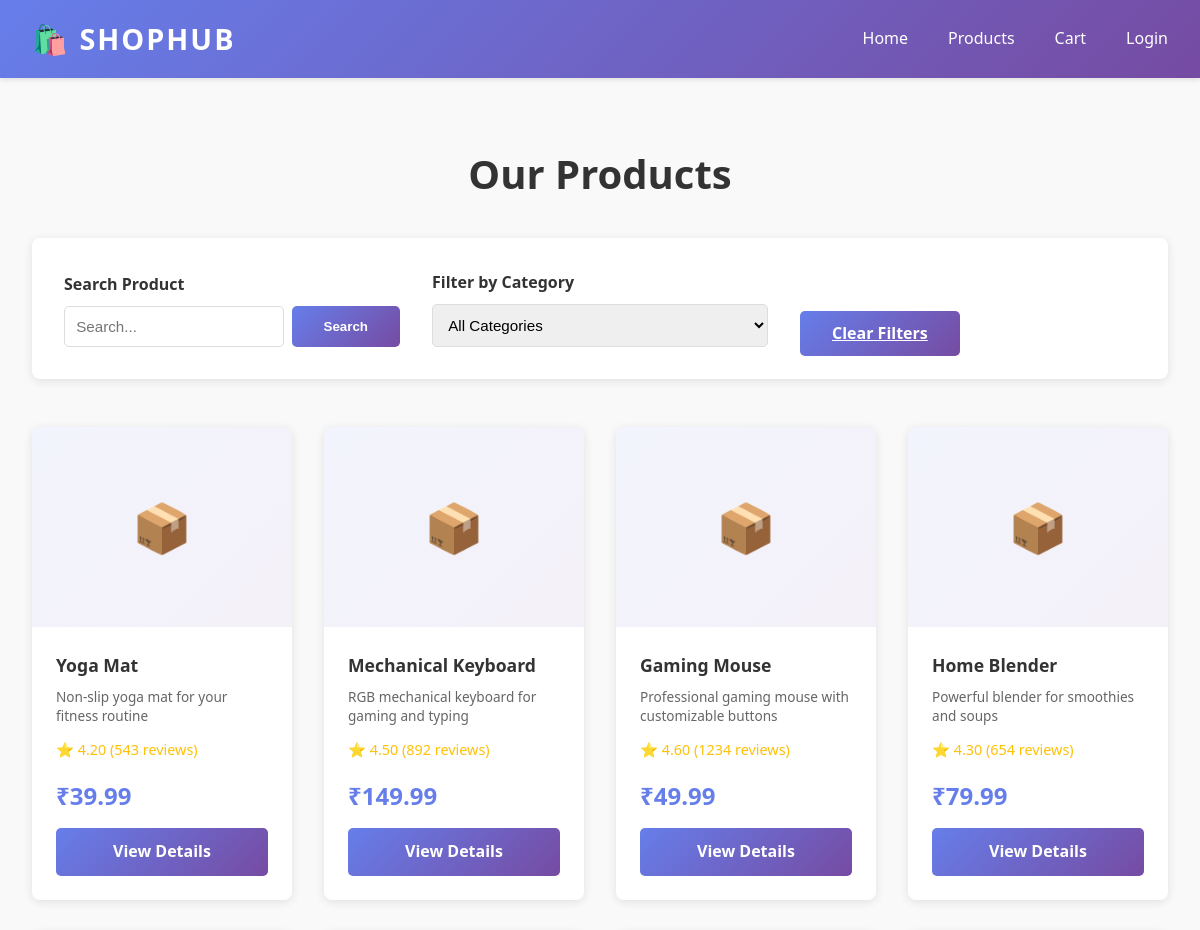
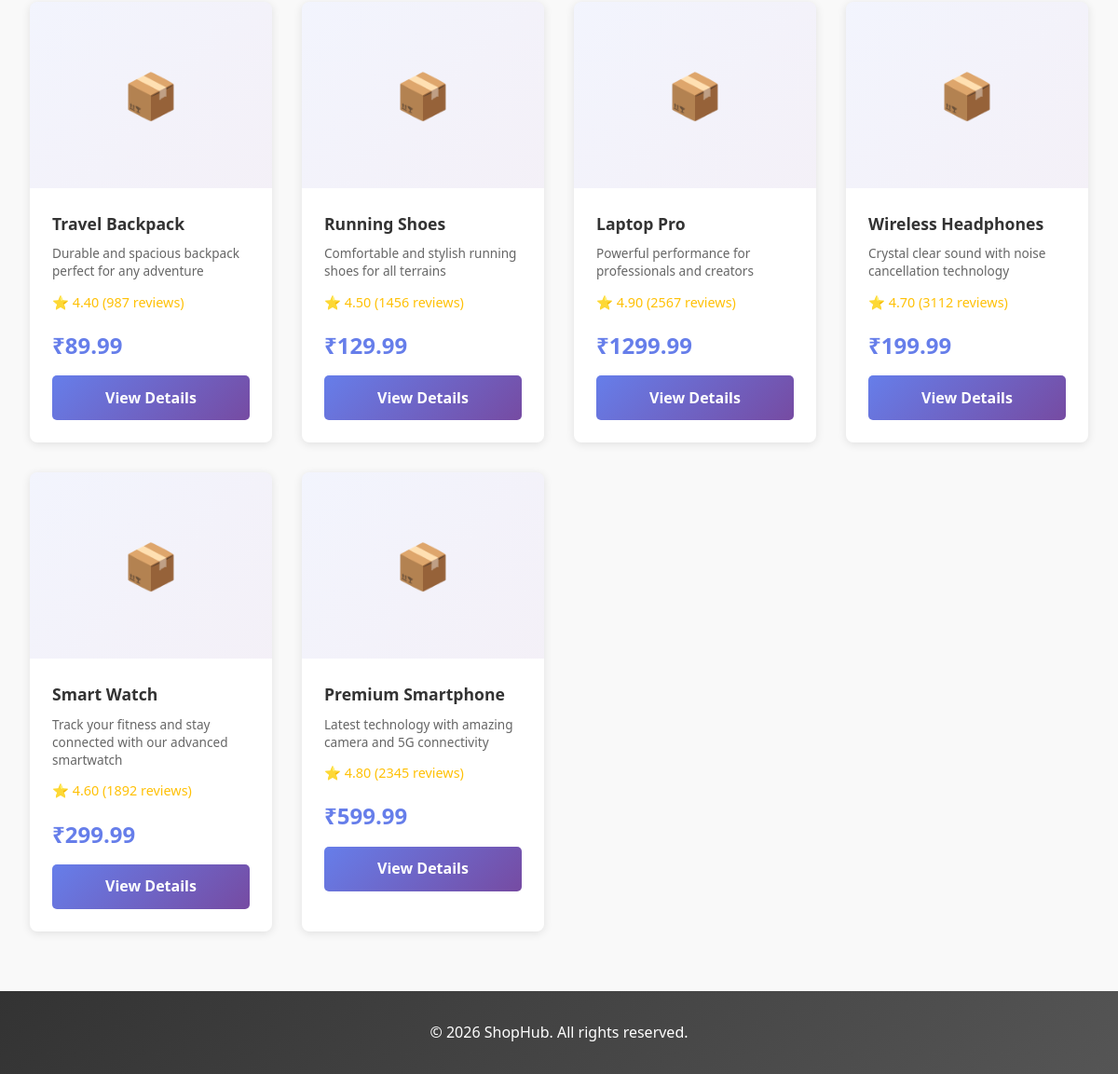
Screenshot of /products/ with the database file from the repository (2 pictures, top to bottom).
### MyApp/models.py (models this page shows, shortened)
class Product(models.Model):
    CATEGORY_CHOICES = [
        ('electronics', 'Electronics'),
        ('fashion', 'Fashion'),
        ('home', 'Home & Living'),
        ('sports', 'Sports'),
        ('books', 'Books'),
        ('gaming', 'Gaming'),
    ]
    name = models.CharField(max_length=200)
    description = models.TextField()
    price = models.DecimalField(max_digits=10, decimal_places=2)
    category = models.CharField(max_length=50, choices=CATEGORY_CHOICES)
    image = models.ImageField(upload_to='products/', null=True, blank=True)
    stock = models.IntegerField(default=0)
    rating = models.DecimalField(max_digits=3, decimal_places=2, default=5.00)
    reviews_count = models.IntegerField(default=0)
    created_at = models.DateTimeField(auto_now_add=True)
    updated_at = models.DateTimeField(auto_now=True)
    class Meta:
        ordering = ['-created_at']

### MyApp/views.py (the view)
# urls.py: path('products/', views.products_list, name='products'),
def products_list(request):
    category = request.GET.get('category', '')
    search = request.GET.get('search', '')
    products = Product.objects.all()
    if category:
        products = products.filter(category=category)
    if search:
        products = products.filter(name__icontains=search) | products.filter(description__icontains=search)
    categories = Product.CATEGORY_CHOICES
    return render(request, 'products.html', {'products': products, 'categories': categories, 'search': search})

### template/products.html (shortened to what this page needs)
<!DOCTYPE html>
<html lang="en">
<head>
</head>
<body>
    <header>
        <nav>
            <div class="logo">🛍️ ShopHub</div>
            <ul>
                <li><a href="{% url 'Home' %}">Home</a></li>
                <li><a href="{% url 'products' %}">Products</a></li>
                <li><a href="#cart">Cart</a></li>
                {% if user.is_authenticated %}
                    <li><a href="{% url 'dashboard' %}">Dashboard</a></li>
                    <li><a href="{% url 'logout' %}">Logout</a></li>
                {% else %}
                    <li><a href="{% url 'login' %}">Login</a></li>
                {% endif %}
            </ul>
        </nav>
    </header>
    <div class="container">
        <h1 class="page-title">Our Products</h1>
        <div class="filters">
            <div class="filter-group">
                <label>Search Product</label>
                <form method="GET" style="display: flex; gap: 0.5rem;">
                    <input type="text" name="search" value="{{ search }}" placeholder="Search...">
                    <button type="submit" class="filter-btn">Search</button>
                </form>
            </div>
            <div class="filter-group">
                <label>Filter by Category</label>
                <form method="GET">
                    <select name="category" onchange="this.form.submit()">
                        <option value="">All Categories</option>
                    </select>
                </form>
            </div>
            <div class="filter-group">
                <a href="{% url 'products' %}" class="filter-btn">Clear Filters</a>
            </div>
        </div>
        {% if products %}
            <div class="products-grid">
                {% for product in products %}
                    <div class="product-card">
                        <div class="product-image">{% if product.image %}{{ product.image }}{% else %}📦{% endif %}</div>
                        <div class="product-info">
                            <div class="product-name">{{ product.name }}</div>
                            <div class="product-description">{{ product.description|truncatewords:10 }}</div>
                            <div class="product-rating">⭐ {{ product.rating }} ({{ product.reviews_count }} reviews)</div>
                            <div class="product-price">₹{{ product.price }}</div>
                            <a href="{% url 'product_detail' product.id %}" class="product-btn">View Details</a>
                        </div>
                    </div>
                {% endfor %}
            </div>
        {% else %}
            <div class="no-products">
                <p>No products found. Try adjusting your filters.</p>
            </div>
        {% endif %}
    </div>
    <footer>
        <p>&copy; 2026 ShopHub. All rights reserved.</p>
    </footer>
</body>
</html>

### template/products.html (style rules this page uses)
* { margin: 0; padding: 0; box-sizing: border-box; }
body { font-family: 'Segoe UI', Tahoma, Geneva, Verdana, sans-serif; line-height: 1.6; color: #333; background-color: #f9f9f9; }
header { background: linear-gradient(135deg, #667eea 0%, #764ba2 100%); color: white; padding: 1rem 0; position: sticky; top: 0; box-shadow: 0 2px 5px rgba(0,0,0,0.1); z-index: 100; }
nav { max-width: 1200px; margin: 0 auto; padding: 0 2rem; display: flex; justify-content: space-between; align-items: center; }
.logo { font-size: 1.8rem; font-weight: bold; text-transform: uppercase; letter-spacing: 2px; }
nav ul { display: flex; list-style: none; gap: 2.5rem; align-items: center; }
nav a { color: white; text-decoration: none; transition: 0.3s; font-weight: 500; }
.container { max-width: 1200px; margin: 4rem auto; padding: 0 2rem; }
.page-title { font-size: 2.5rem; color: #333; margin-bottom: 2rem; text-align: center; }
.filters { background: white; padding: 2rem; border-radius: 8px; margin-bottom: 3rem; box-shadow: 0 2px 10px rgba(0,0,0,0.1); display: grid; grid-template-columns: 1fr 1fr 1fr; gap: 2rem; align-items: end; }
.filter-group label { display: block; margin-bottom: 0.5rem; color: #333; font-weight: 600; }
.filter-group select, .filter-group input { width: 100%; padding: 0.7rem; border: 1px solid #ddd; border-radius: 5px; font-size: 0.95rem; }
.filter-btn { background: linear-gradient(135deg, #667eea 0%, #764ba2 100%); color: white; padding: 0.7rem 2rem; border: none; border-radius: 5px; cursor: pointer; font-weight: bold; transition: 0.3s; }
.products-grid { display: grid; grid-template-columns: repeat(auto-fill, minmax(250px, 1fr)); gap: 2rem; margin: 3rem 0; }
.product-card { background: white; border-radius: 8px; box-shadow: 0 2px 10px rgba(0,0,0,0.1); overflow: hidden; transition: 0.3s; }
.product-image { background: linear-gradient(135deg, #667eea15 0%, #764ba215 100%); height: 200px; display: flex; align-items: center; justify-content: center; font-size: 3rem; }
.product-info { padding: 1.5rem; }
.product-name { font-size: 1.1rem; color: #333; margin-bottom: 0.5rem; font-weight: bold; }
.product-description { font-size: 0.85rem; color: #666; margin-bottom: 0.8rem; line-height: 1.4; }
.product-price { font-size: 1.5rem; color: #667eea; font-weight: bold; margin-bottom: 0.8rem; }
.product-rating { color: #ffc107; margin-bottom: 1rem; font-size: 0.9rem; }
.product-btn { width: 100%; background: linear-gradient(135deg, #667eea 0%, #764ba2 100%); color: white; padding: 0.7rem; border: none; border-radius: 5px; cursor: pointer; font-weight: bold; transition: 0.3s; text-decoration: none; display: block; text-align: center; }
footer { background: linear-gradient(135deg, #333 0%, #555 100%); color: white; padding: 2rem; margin-top: 4rem; text-align: center; }

### rows the page displays
Product: name "Yoga Mat", description "Non-slip yoga mat for your fitness routine", rating "4.20", reviews_count "543", price "39.99"
Product: name "Mechanical Keyboard", description "RGB mechanical keyboard for gaming and typing", rating "4.50", reviews_count "892", price "149.99"
Product: name "Gaming Mouse", description "Professional gaming mouse with customizable buttons", rating "4.60", reviews_count "1234", price "49.99"
Product: name "Home Blender", description "Powerful blender for smoothies and soups", rating "4.30", reviews_count "654", price "79.99"
Product: name "Travel Backpack", description "Durable and spacious backpack perfect for any adventure", rating "4.40", reviews_count "987", price "89.99"
Product: name "Running Shoes", description "Comfortable and stylish running shoes for all terrains", rating "4.50", reviews_count "1456", price "129.99"
Product: name "Laptop Pro", description "Powerful performance for professionals and creators", rating "4.90", reviews_count "2567", price "1299.99"
Product: name "Wireless Headphones", description "Crystal clear sound with noise cancellation technology", rating "4.70", reviews_count "3112", price "199.99"
Product: name "Smart Watch", description "Track your fitness and stay connected with our advanced smartwatch", rating "4.60", reviews_count "1892", price "299.99"
Product: name "Premium Smartphone", description "Latest technology with amazing camera and 5G connectivity", rating "4.80", reviews_count "2345", price "599.99"
